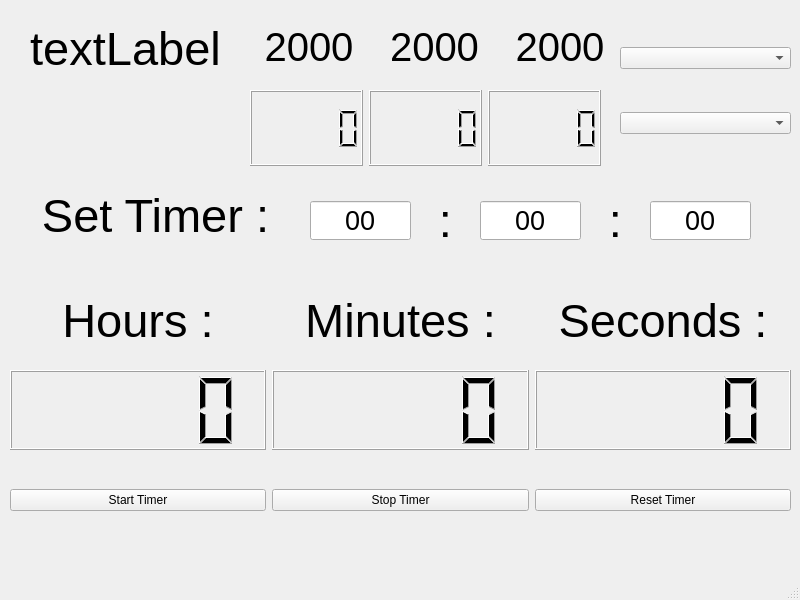
<?xml version="1.0" encoding="UTF-8"?>
<ui version="4.0">
    <class>Timer</class>
    <widget class="QMainWindow" name="Timer">
        <property name="geometry">
            <rect>
                <x>0</x>
                <y>0</y>
                <width>800</width>
                <height>600</height>
            </rect>
        </property>
        <property name="windowTitle">
            <string>Timer</string>
        </property>
        <widget class="QWidget" name="centralwidget">
            <widget class="QWidget" name="verticalLayoutWidget">
                <property name="geometry">
                    <rect>
                        <x>249</x>
                        <y>9</y>
                        <width>371</width>
                        <height>76</height>
                    </rect>
                </property>
                <layout class="QHBoxLayout" name="dayMonthYear_label">
                    <item>
                        <widget class="QLabel" name="day">
                            <property name="font">
                                <font>
                                    <pointsize>30</pointsize>
                                </font>
                            </property>
                            <property name="text">
                                <string>2000</string>
                            </property>
                            <property name="alignment">
                                <set>Qt::AlignCenter</set>
                            </property>
                        </widget>
                    </item>
                    <item>
                        <widget class="QLabel" name="month">
                            <property name="font">
                                <font>
                                    <pointsize>30</pointsize>
                                </font>
                            </property>
                            <property name="text">
                                <string>2000</string>
                            </property>
                            <property name="alignment">
                                <set>Qt::AlignCenter</set>
                            </property>
                        </widget>
                    </item>
                    <item>
                        <widget class="QLabel" name="year">
                            <property name="font">
                                <font>
                                    <pointsize>30</pointsize>
                                </font>
                            </property>
                            <property name="text">
                                <string>2000</string>
                            </property>
                            <property name="alignment">
                                <set>Qt::AlignCenter</set>
                            </property>
                        </widget>
                    </item>
                </layout>
            </widget>
            <widget class="QWidget" name="verticalLayoutWidget_2">
                <property name="geometry">
                    <rect>
                        <x>620</x>
                        <y>10</y>
                        <width>171</width>
                        <height>161</height>
                    </rect>
                </property>
                <layout class="QVBoxLayout" name="formatMenu_comboBox">
                    <item>
                        <widget class="QComboBox" name="dateFormat"/>
                    </item>
                    <item>
                        <widget class="QComboBox" name="timeFormat"/>
                    </item>
                </layout>
            </widget>
            <widget class="QWidget" name="verticalLayoutWidget_3">
                <property name="geometry">
                    <rect>
                        <x>10</x>
                        <y>210</y>
                        <width>2</width>
                        <height>2</height>
                    </rect>
                </property>
                <layout class="QVBoxLayout" name="timerSpecification_layout"/>
            </widget>
            <widget class="QWidget" name="horizontalLayoutWidget">
                <property name="geometry">
                    <rect>
                        <x>10</x>
                        <y>10</y>
                        <width>231</width>
                        <height>76</height>
                    </rect>
                </property>
                <layout class="QHBoxLayout" name="dayOfWeek_label">
                    <item>
                        <widget class="QLabel" name="dayOfWeek">
                            <property name="font">
                                <font>
                                    <pointsize>35</pointsize>
                                </font>
                            </property>
                            <property name="text">
                                <string>textLabel</string>
                            </property>
                            <property name="alignment">
                                <set>Qt::AlignCenter</set>
                            </property>
                        </widget>
                    </item>
                </layout>
            </widget>
            <widget class="QWidget" name="verticalLayoutWidget_4">
                <property name="geometry">
                    <rect>
                        <x>250</x>
                        <y>90</y>
                        <width>351</width>
                        <height>76</height>
                    </rect>
                </property>
                <layout class="QHBoxLayout" name="clock_layout">
                    <item>
                        <widget class="QLCDNumber" name="hours">
                            <property name="font">
                                <font>
                                    <pointsize>30</pointsize>
                                </font>
                            </property>
                            <property name="layoutDirection">
                                <enum>Qt::LeftToRight</enum>
                            </property>
                        </widget>
                    </item>
                    <item>
                        <widget class="QLCDNumber" name="minutes">
                            <property name="font">
                                <font>
                                    <pointsize>30</pointsize>
                                </font>
                            </property>
                            <property name="layoutDirection">
                                <enum>Qt::LeftToRight</enum>
                            </property>
                        </widget>
                    </item>
                    <item>
                        <widget class="QLCDNumber" name="seconds">
                            <property name="font">
                                <font>
                                    <pointsize>30</pointsize>
                                </font>
                            </property>
                            <property name="layoutDirection">
                                <enum>Qt::LeftToRight</enum>
                            </property>
                        </widget>
                    </item>
                </layout>
            </widget>
            <widget class="QWidget" name="verticalLayoutWidget_5">
                <property name="geometry">
                    <rect>
                        <x>10</x>
                        <y>370</y>
                        <width>781</width>
                        <height>80</height>
                    </rect>
                </property>
                <layout class="QVBoxLayout" name="timer_layout">
                    <item>
                        <layout class="QHBoxLayout" name="horizontalLayout_4">
                            <item>
                                <widget class="QLCDNumber" name="hoursTimer">
                                    <property name="font">
                                        <font>
                                            <pointsize>30</pointsize>
                                        </font>
                                    </property>
                                    <property name="layoutDirection">
                                        <enum>Qt::LeftToRight</enum>
                                    </property>
                                </widget>
                            </item>
                            <item>
                                <widget class="QLCDNumber" name="minutes_2">
                                    <property name="font">
                                        <font>
                                            <pointsize>30</pointsize>
                                        </font>
                                    </property>
                                    <property name="layoutDirection">
                                        <enum>Qt::LeftToRight</enum>
                                    </property>
                                    <property name="inputMethodHints">
                                        <set>Qt::ImhDigitsOnly</set>
                                    </property>
                                </widget>
                            </item>
                            <item>
                                <widget class="QLCDNumber" name="seconds_2">
                                    <property name="font">
                                        <font>
                                            <pointsize>30</pointsize>
                                        </font>
                                    </property>
                                    <property name="layoutDirection">
                                        <enum>Qt::LeftToRight</enum>
                                    </property>
                                    <property name="inputMethodHints">
                                        <set>Qt::ImhDigitsOnly</set>
                                    </property>
                                </widget>
                            </item>
                        </layout>
                    </item>
                </layout>
            </widget>
            <widget class="QWidget" name="verticalLayoutWidget_6">
                <property name="geometry">
                    <rect>
                        <x>10</x>
                        <y>460</y>
                        <width>781</width>
                        <height>80</height>
                    </rect>
                </property>
                <layout class="QVBoxLayout" name="buttonTimer_layout">
                    <item>
                        <layout class="QHBoxLayout" name="horizontalLayout_2">
                            <item>
                                <widget class="QPushButton" name="pushButton">
                                    <property name="text">
                                        <string>Start Timer</string>
                                    </property>
                                </widget>
                            </item>
                            <item>
                                <widget class="QPushButton" name="pushButton_2">
                                    <property name="text">
                                        <string>Stop Timer</string>
                                    </property>
                                </widget>
                            </item>
                            <item>
                                <widget class="QPushButton" name="pushButton_3">
                                    <property name="text">
                                        <string>Reset Timer</string>
                                    </property>
                                </widget>
                            </item>
                        </layout>
                    </item>
                </layout>
            </widget>
            <widget class="QWidget" name="verticalLayoutWidget_8">
                <property name="geometry">
                    <rect>
                        <x>10</x>
                        <y>280</y>
                        <width>781</width>
                        <height>80</height>
                    </rect>
                </property>
                <layout class="QVBoxLayout" name="timerSpecification_layout_2">
                    <item>
                        <layout class="QHBoxLayout" name="horizontalLayout">
                            <item>
                                <widget class="QLabel" name="hours_text">
                                    <property name="sizePolicy">
                                        <sizepolicy hsizetype="Preferred" vsizetype="Preferred">
                                            <horstretch>0</horstretch>
                                            <verstretch>0</verstretch>
                                        </sizepolicy>
                                    </property>
                                    <property name="font">
                                        <font>
                                            <pointsize>35</pointsize>
                                        </font>
                                    </property>
                                    <property name="autoFillBackground">
                                        <bool>false</bool>
                                    </property>
                                    <property name="text">
                                        <string>Hours :</string>
                                    </property>
                                    <property name="alignment">
                                        <set>Qt::AlignCenter</set>
                                    </property>
                                    <property name="wordWrap">
                                        <bool>false</bool>
                                    </property>
                                </widget>
                            </item>
                            <item>
                                <widget class="QLabel" name="minutes_text">
                                    <property name="sizePolicy">
                                        <sizepolicy hsizetype="Preferred" vsizetype="Preferred">
                                            <horstretch>0</horstretch>
                                            <verstretch>0</verstretch>
                                        </sizepolicy>
                                    </property>
                                    <property name="font">
                                        <font>
                                            <pointsize>35</pointsize>
                                        </font>
                                    </property>
                                    <property name="autoFillBackground">
                                        <bool>false</bool>
                                    </property>
                                    <property name="text">
                                        <string>Minutes :</string>
                                    </property>
                                    <property name="alignment">
                                        <set>Qt::AlignCenter</set>
                                    </property>
                                    <property name="wordWrap">
                                        <bool>false</bool>
                                    </property>
                                </widget>
                            </item>
                            <item>
                                <widget class="QLabel" name="seconds_text">
                                    <property name="sizePolicy">
                                        <sizepolicy hsizetype="Preferred" vsizetype="Preferred">
                                            <horstretch>0</horstretch>
                                            <verstretch>0</verstretch>
                                        </sizepolicy>
                                    </property>
                                    <property name="font">
                                        <font>
                                            <pointsize>35</pointsize>
                                        </font>
                                    </property>
                                    <property name="autoFillBackground">
                                        <bool>false</bool>
                                    </property>
                                    <property name="text">
                                        <string>Seconds :</string>
                                    </property>
                                    <property name="alignment">
                                        <set>Qt::AlignCenter</set>
                                    </property>
                                    <property name="wordWrap">
                                        <bool>false</bool>
                                    </property>
                                </widget>
                            </item>
                        </layout>
                    </item>
                </layout>
            </widget>
            <widget class="QWidget" name="verticalLayoutWidget_9">
                <property name="geometry">
                    <rect>
                        <x>310</x>
                        <y>180</y>
                        <width>101</width>
                        <height>81</height>
                    </rect>
                </property>
                <layout class="QVBoxLayout" name="insertTime_layout">
                    <item>
                        <layout class="QHBoxLayout" name="horizontalLayout_3">
                            <item>
                                <widget class="QLineEdit" name="hourTimerInput">
                                    <property name="font">
                                        <font>
                                            <pointsize>20</pointsize>
                                        </font>
                                    </property>
                                    <property name="inputMethodHints">
                                        <set>Qt::ImhDigitsOnly</set>
                                    </property>
                                    <property name="text">
                                        <string>00</string>
                                    </property>
                                    <property name="alignment">
                                        <set>Qt::AlignCenter</set>
                                    </property>
                                </widget>
                            </item>
                        </layout>
                    </item>
                </layout>
            </widget>
            <widget class="QWidget" name="verticalLayoutWidget_10">
                <property name="geometry">
                    <rect>
                        <x>10</x>
                        <y>170</y>
                        <width>291</width>
                        <height>91</height>
                    </rect>
                </property>
                <layout class="QVBoxLayout" name="verticalLayout_3">
                    <item>
                        <widget class="QLabel" name="label">
                            <property name="font">
                                <font>
                                    <pointsize>35</pointsize>
                                </font>
                            </property>
                            <property name="text">
                                <string>Set Timer :</string>
                            </property>
                            <property name="alignment">
                                <set>Qt::AlignCenter</set>
                            </property>
                        </widget>
                    </item>
                </layout>
            </widget>
            <widget class="QWidget" name="verticalLayoutWidget_11">
                <property name="geometry">
                    <rect>
                        <x>480</x>
                        <y>180</y>
                        <width>101</width>
                        <height>81</height>
                    </rect>
                </property>
                <layout class="QVBoxLayout" name="insertTime_layout_2">
                    <item>
                        <layout class="QHBoxLayout" name="horizontalLayout_5">
                            <item>
                                <widget class="QLineEdit" name="minuteTimerInput">
                                    <property name="font">
                                        <font>
                                            <pointsize>20</pointsize>
                                        </font>
                                    </property>
                                    <property name="inputMethodHints">
                                        <set>Qt::ImhDigitsOnly</set>
                                    </property>
                                    <property name="text">
                                        <string>00</string>
                                    </property>
                                    <property name="alignment">
                                        <set>Qt::AlignCenter</set>
                                    </property>
                                </widget>
                            </item>
                        </layout>
                    </item>
                </layout>
            </widget>
            <widget class="QWidget" name="verticalLayoutWidget_12">
                <property name="geometry">
                    <rect>
                        <x>650</x>
                        <y>180</y>
                        <width>101</width>
                        <height>81</height>
                    </rect>
                </property>
                <layout class="QVBoxLayout" name="insertTime_layout_3">
                    <item>
                        <layout class="QHBoxLayout" name="secondTimerIput_layout">
                            <item>
                                <widget class="QLineEdit" name="secondTimerInput">
                                    <property name="font">
                                        <font>
                                            <pointsize>20</pointsize>
                                        </font>
                                    </property>
                                    <property name="inputMethodHints">
                                        <set>Qt::ImhDigitsOnly</set>
                                    </property>
                                    <property name="text">
                                        <string>00</string>
                                    </property>
                                    <property name="alignment">
                                        <set>Qt::AlignCenter</set>
                                    </property>
                                </widget>
                            </item>
                        </layout>
                    </item>
                </layout>
            </widget>
            <widget class="QWidget" name="layoutWidget">
                <property name="geometry">
                    <rect>
                        <x>430</x>
                        <y>180</y>
                        <width>31</width>
                        <height>81</height>
                    </rect>
                </property>
                <layout class="QHBoxLayout" name="duePuntiLayot">
                    <item>
                        <widget class="QLabel" name="label_2">
                            <property name="font">
                                <font>
                                    <pointsize>35</pointsize>
                                </font>
                            </property>
                            <property name="text">
                                <string>:</string>
                            </property>
                            <property name="alignment">
                                <set>Qt::AlignCenter</set>
                            </property>
                        </widget>
                    </item>
                </layout>
            </widget>
            <widget class="QWidget" name="layoutWidget">
                <property name="geometry">
                    <rect>
                        <x>600</x>
                        <y>180</y>
                        <width>31</width>
                        <height>81</height>
                    </rect>
                </property>
                <layout class="QHBoxLayout" name="duePuntiLayot_2">
                    <item>
                        <widget class="QLabel" name="label_3">
                            <property name="font">
                                <font>
                                    <pointsize>35</pointsize>
                                </font>
                            </property>
                            <property name="text">
                                <string>:</string>
                            </property>
                            <property name="alignment">
                                <set>Qt::AlignCenter</set>
                            </property>
                        </widget>
                    </item>
                </layout>
            </widget>
        </widget>
        <widget class="QMenuBar" name="menubar">
            <property name="geometry">
                <rect>
                    <x>0</x>
                    <y>0</y>
                    <width>800</width>
                    <height>24</height>
                </rect>
            </property>
        </widget>
        <widget class="QStatusBar" name="statusbar"/>
    </widget>
    <resources/>
    <connections/>
</ui>
